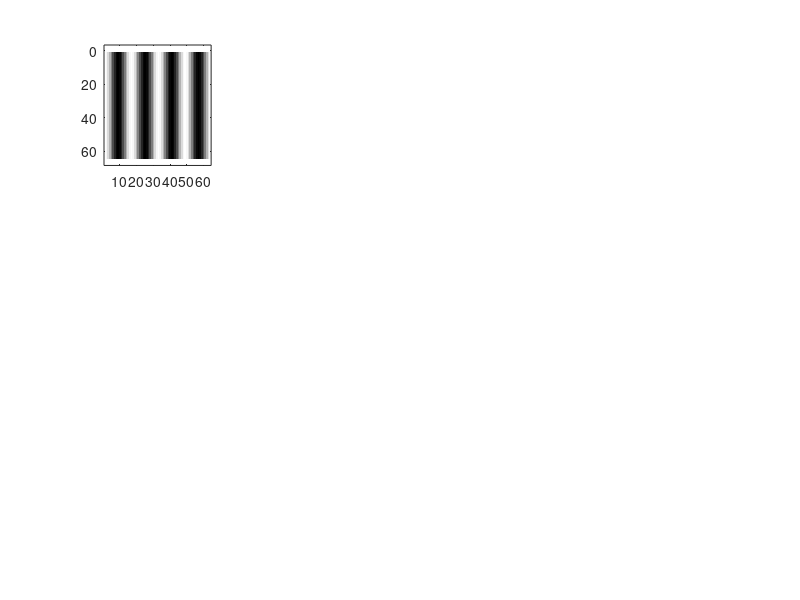

Reproduce this figure in MATLAB. (Note: this script raises an error after producing the figure.)
% Abraham Paroya and Luke Dewees - Computer Project 4

clear all
close all
clc
% load in image data
%
load("hw4Data.mat");
%% Part 1
% new subplot-> plot image 1
%
subplot(341)
imagesc(im1);
colormap('gray');
axis equal;
subtitle('Original Image #1');
% new subplot-> plot fourier transform of image 1
%
subplot(342)
Y = fft2(im1);
imagesc(abs(fftshift(Y)));
subtitle('Fourier Transform of Images #1');
% new subplot-> plot image 2
%
subplot(343)
imagesc(im2);
axis equal;
subtitle('Original image2');
% new subplot-> plot fourier transform of image 2
%
subplot(344)
Y = fft2(im2);
imagesc(abs(fftshift(Y)));
subtitle('Fourier Transform2');
% new subplot-> plot image 3
%
subplot(345)
imagesc(im3);
axis equal;
subtitle('Original image3');
% new subplot-> plot fourier transform of image 4
%
subplot(346)
Y = fft2(im3);
imagesc(abs(fftshift(Y)));
subtitle('Fourier Transform3');
% new subplot-> plot image 5
%
subplot(347)
imagesc(im4);
axis equal;
subtitle('Original image4');
% new subplot-> plot fourier transform of image 5
%
subplot(348)
Y = fft2(im4);
imagesc(abs(fftshift(Y)));
subtitle('Fourier Transform4');
% new subplot-> plot image 6
%
subplot(349)
imagesc(im5);
axis equal;
subtitle('Original image5');
% new subplot-> plot fourier transform of image 6
%
subplot(3,4,10)
Y = fft2(im5);
imagesc(abs(fftshift(Y)));
subtitle('Fourier Transform5');
% new subplot-> plot image 7
%
subplot(3,4,11)
imagesc(im6);
axis equal;
subtitle('Original image6');
% new subplot-> plot fourier transform of image 7
%
subplot(3,4,12)
Y = fft2(im6);
X = abs(fftshift(Y));
imagesc(20*log10(X));
% clim([-120 0]);
colorbar;
subtitle('Fourier Transform6')

figure
plot(im1(1,:))

figure
plot(im2(1,:))

%% Part 2
% % new subplot-> plot original moon image
% %
% subplot(321); 
% imagesc(moon); axis equal off; colormap('gray');
% subtitle('Original Image of Moon');
% % new subplot-> plot fourier transform of moon image
% %
% subplot(322);
% myFFT2(moon);
% subtitle('Original Image of Moon Fourier Transform');
% % apply low pass filter on moon image
% %
% h_lpf_1 = ftrans2(fir1(16,0.1));
% moon_low = imfilter(moon,h_lpf_1);
% % new subplot-> plot low pass filtered moon image
% subplot(323);
% imagesc(moon_low); axis equal off; 
% colormap('gray');
% subtitle('Image of Moon With a Filter');
% % new subplot-> plot fourier transform of low pass fitered moon image
% %
% subplot(324);
% myFFT2(moon_low);
% subtitle('Filtered Moon Fourier Transform');
%% Part 3
% % new subplot-> plot original moon image
% %
% subplot(321)
% imagesc(moon); axis equal off; colormap('gray');
% subtitle('Original Moon');
% % new subplot-> plot fourier transform of original moon image
% %
% subplot(322);
% myFFT2(moon);
% subtitle('Original Moon Fourier Transform');
% % apply high pass filter on moon image
% %
% h_lpf_2 = ftrans2(fir1(16,0.2, 'high'));
% subplot(323);
% myFFT2(h_lpf_2);
% subplot(324);
% moon_high = imfilter(moon,h_lpf_2);
% % new subplot-> plot high pass filtered moon image
% %
% imagesc(moon_high); axis equal off;
% subtitle('Filtered Moon');
% % new subplot-> plot fourier transform of high pass filtered moon image
% %
% % subplot(325);
% myFFT2(moon_high);
% subtitle('Filtered Moon Fourier Transform');